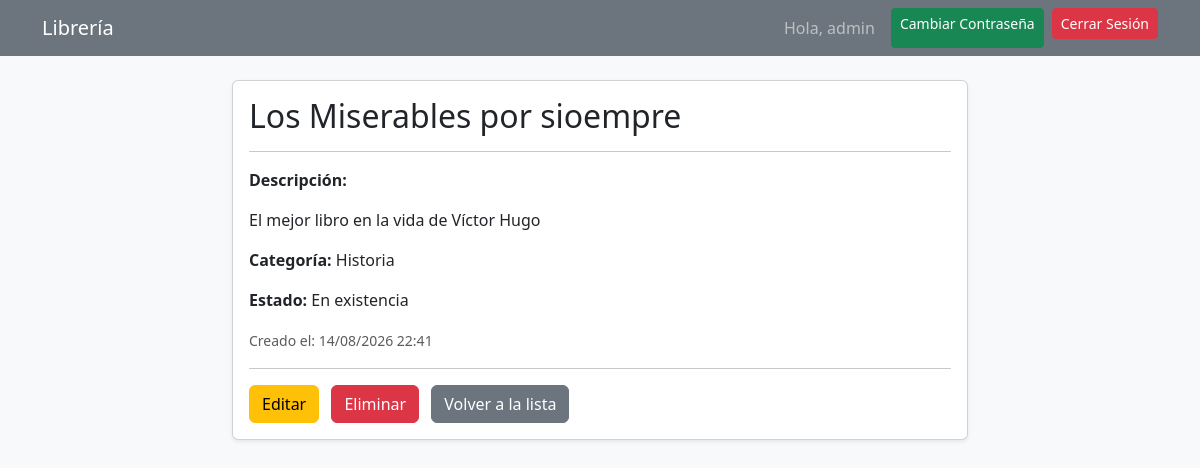
The page /libro/2/ (signed in) on the database as committed earlier.
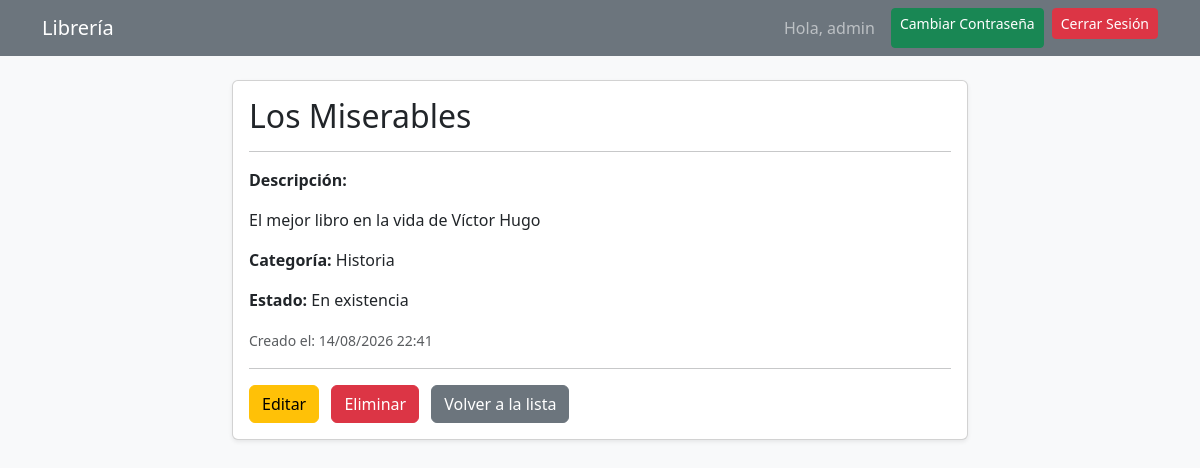
The same page on the database as committed later.
### libros/models.py (models this page shows, shortened)
class Libro(models.Model):
    titulo = models.CharField(max_length=200)
    descripcion = models.TextField()
    categoria = models.ForeignKey(Categoria, on_delete=models.CASCADE)
    estado = models.ForeignKey(Estado, on_delete=models.CASCADE)
    usuario = models.ForeignKey(User, on_delete=models.CASCADE)
    fecha_creacion = models.DateTimeField(auto_now_add=True)
    fecha_actualizacion = models.DateTimeField(auto_now=True)

class Categoria(models.Model):
    titulo = models.CharField(max_length=100)
    fecha_creacion = models.DateTimeField(auto_now_add=True)

class Estado(models.Model):
    titulo = models.CharField(max_length=100)
    fecha_creacion = models.DateTimeField(auto_now_add=True)

### libros/views.py (the view)
# urls.py: path('libro/<int:pk>/', LibroDetailView.as_view(), name='libro_detail'),
class LibroDetailView(LoginRequiredMixin, DetailView):
    model = Libro
    template_name = 'libros/libro_detail.html'
    context_object_name = 'libro'
    def get_queryset(self):
        return Libro.objects.filter(usuario=self.request.user)

### libros/templates/libros/libro_detail.html
{% extends 'base.html' %}
{% block content %}
<div class="row justify-content-center">
    <div class="col-md-8">
        <div class="card shadow-sm">
            <div class="card-body">
                <h2 class="card-title">{{ libro.titulo }}</h2>
                <hr>
                <p class="card-text"><strong>Descripción:</strong></p>
                <p>{{ libro.descripcion }}</p>
                <p><strong>Categoría:</strong> {{ libro.categoria.titulo }}</p>
                <p><strong>Estado:</strong> {{ libro.estado.titulo }}</p>
                <p class="text-muted"><small>Creado el: {{ libro.fecha_creacion|date:"d/m/Y H:i" }}</small></p>
                <hr>
                <a href="{% url 'libro_update' libro.pk %}" class="btn btn-warning me-2">Editar</a>
                <a href="{% url 'libro_delete' libro.pk %}" class="btn btn-danger me-2">Eliminar</a>
                <a href="{% url 'libro_list' %}" class="btn btn-secondary">Volver a la lista</a>
            </div>
        </div>
    </div>
</div>
{% endblock %}

Rows that differ between the two databases and show on the page:
changed Libro "El mejor libro en la vida de Víctor Hugo": titulo "Los Miserables por sioempre" → "Los Miserables"
